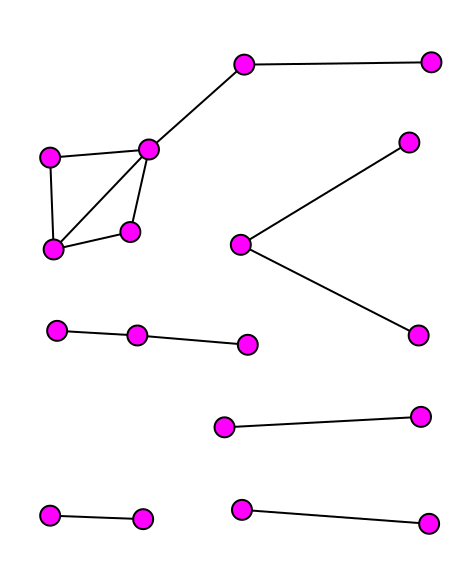
#> input picture myfile1.png, 470 x 571 px
$ python image_util.py   (older library calls are emulated)
#> lines starting #> are read from the running program, lines starting #| are printed output that depends on the picture; after the words box and inside, x2 and y2 are one past the last pixel; in counts of white or black regions, pixels touching at a corner belong together
import PIL.ImageEnhance
import PIL.ImageOps
from PIL import Image
import cv2
import numpy as np
from matplotlib import pyplot as plt
import pytesseract

pytesseract.pytesseract.tesseract_cmd = r"C:\Program Files (x86)\Tesseract-OCR\tesseract.exe"


def covert_image_greyscale(img):
    img = img.resize((500, 500), Image.ANTIALIAS)
    img = PIL.ImageOps.invert(img)
    converter = PIL.ImageEnhance.Color(img)
    img = converter.enhance(50)
    converter2 = PIL.ImageEnhance.Contrast(img)
    img = converter2.enhance(50)
    return img


def find_circles(img):
    image_cols = 500
    dp = 1
    c1 = 100
    c2 = 11
    circles = cv2.HoughCircles(img, cv2.HOUGH_GRADIENT, dp, image_cols / 10, param1=c1, param2=c2,minRadius=0,maxRadius=15)
    # [4 lines of commented-out code are left out]
    if circles is not None:
        # convert the (x, y) coordinates and radius of the circles to integers
        circles = np.round(circles[0, :]).astype("int")
        return circles
    return 0


def write_numbers(img,circles):
    i = 150
    font = cv2.FONT_HERSHEY_SIMPLEX
    for (x, y, r) in circles:
        # draw the circle in the output image, then draw a rectangle
        # corresponding to the center of the circle
        # cv2.circle(output, (x, y), r,  (0, 255, 0), 4)
        # cv2.circle(img, (x+5, y), r+10, (255, 255, 0), -1)
        cv2.rectangle(img, (x-15, y-15), (x+24, y+20), (255, 255, 0), -1)
        if i < 99:
            cv2.putText(img, str(i), (x-10, y+10), font, 0.65, (0, 255, 0), 1, cv2.LINE_AA)
        else:
            cv2.putText(img, str(i), (x - 15, y + 10), font, 0.6, (0, 255, 0), 1, cv2.LINE_AA)
        i = i + 1
    return img


def remove_boxes(img,circles):
    for (x, y, r) in circles:
        # draw the circle in the output image, then draw a rectangle
        # corresponding to the center of the circle
        # cv2.circle(output, (x, y), r,  (0, 255, 0), 4)
        # cv2.circle(img, (x+5, y), r+10, (255, 255, 0), -1)
        cv2.rectangle(img, (x-20, y-20), (x+24, y+20), (0, 0, 0), -1)

    return img


def read_circles(img,circles):
    for (x, y, r) in circles:
        box_img = img[y-15:y+20, x-15:x+24]
        # box_img = cv2.cvtColor(box_img, cv2.COLOR_GRAY2BGR)
        # dst = cv2.fastNlMeansDenoisingColored(box_img, None, 10, 10, 7, 21)
        im_pil = Image.fromarray(box_img)
        converter = PIL.ImageEnhance.Color(im_pil)
        im_pil = converter.enhance(50)
        converter2 = PIL.ImageEnhance.Contrast(im_pil)
        im_pil = converter2.enhance(50)
        open_cv_image = np.array(im_pil)
        # plt.imshow(open_cv_image, cmap='gray', interpolation='bicubic')
        # plt.show()
        a = pytesseract.image_to_string(open_cv_image, lang='eng', config='--psm 10 --oem 3 -c tessedit_char_whitelist=0123456789')
        print(a)


def detect_lines(img):
    gray = cv2.cvtColor(img, cv2.COLOR_BGR2GRAY)

    kernel_size = 5
    blur_gray = cv2.GaussianBlur(gray, (kernel_size, kernel_size), 0)
    low_threshold = 100
    high_threshold = 150
    edges = cv2.Canny(blur_gray, low_threshold, high_threshold)
    # print(edges)
    # print(img)
    cv2.imshow("skel", gray)
    cv2.waitKey(0)
    cv2.destroyAllWindows()
    rho = 1  # distance resolution in pixels of the Hough grid
    theta = np.pi / 180  # angular resolution in radians of the Hough grid
    threshold = 25  # minimum number of votes (intersections in Hough grid cell)
    min_line_length = 15  # minimum number of pixels making up a line
    max_line_gap = 25  # maximum gap in pixels between connectable line segments
    line_image = np.copy(img) * 0  # creating a blank to draw lines on

    # Run Hough on edge detected image
    # Output "lines" is an array containing endpoints of detected line segments
    lines = cv2.HoughLinesP(gray, rho, theta, threshold, np.array([]), min_line_length, max_line_gap)
    return lines

img = Image.open('myfile1.png').convert('L')
img = covert_image_greyscale(img)
#> in covert_image_greyscale, `img = converter2.enhance(50)`:
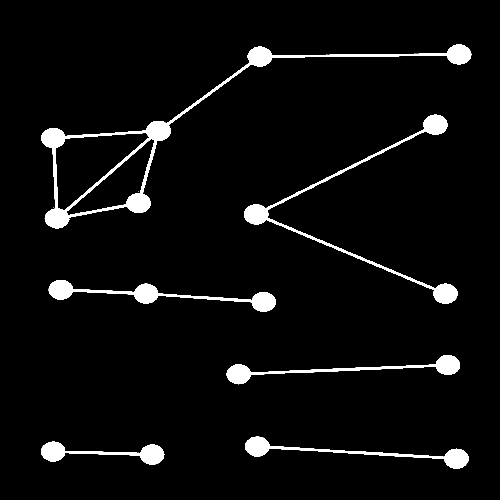
#> img: PIL image 500x500 L; min 0, max 255, mean 12.2
img.save('grey.png')
img = cv2.imread('grey.png',0)
cv2.imwrite('grey3.png',img)
# img = cv2.medianBlur(img,5)
# plt.imshow(img, cmap='gray', interpolation='bicubic')
# plt.show()
circles = find_circles(cv2.bitwise_not(img))
#> in find_circles, `circles = cv2.HoughCircles(img, cv2.HOUGH_GRADIENT, dp, image_cols / 1..`: circles = 18 rows, first 8: [447.5, 365.5, 11.8], [456.5, 459.5, 11.8], [259.5, 58.5, 13], [60.5, 286.5, 13], [256.5, 212.5, 11.8], [53.5, 450.5, 10.9], [257.5, 441.5, 14.4], [436.5, 124.5, 10.5]
#> in find_circles, `circles = cv2.HoughCircles(img, cv2.HOUGH_GRADIENT, dp, image_cols / 1..`:
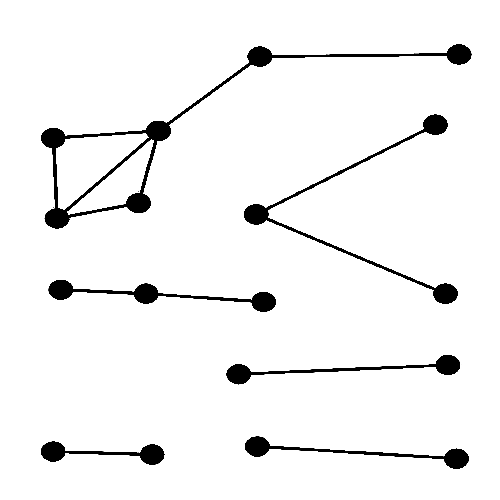
#> img: shape (500, 500); min 0, max 255, mean 242.8
#> in find_circles, `circles = np.round(circles[0, :]).astype("int")`: circles = 18 rows, first 8: [448, 366, 12], [456, 460, 12], [260, 58, 13], [60, 286, 13], [256, 212, 12], [54, 450, 11], [258, 442, 14], [436, 124, 10]
img = cv2.imread('grey3.png',0)
a = write_numbers(img,circles)
#> the loop in write_numbers, `for (x, y, r) in circles:` made 18 passes
#> (x, y, r) on passes 1 to 12: (448, 366, 12), (456, 460, 12), (260, 58, 13), (60, 286, 13), (256, 212, 12), (54, 450, 11), (258, 442, 14), (436, 124, 10), (240, 374, 11), (152, 456, 13), (262, 302, 12), (444, 294, 12)
#> after the loop in write_numbers, `for (x, y, r) in circles:`:
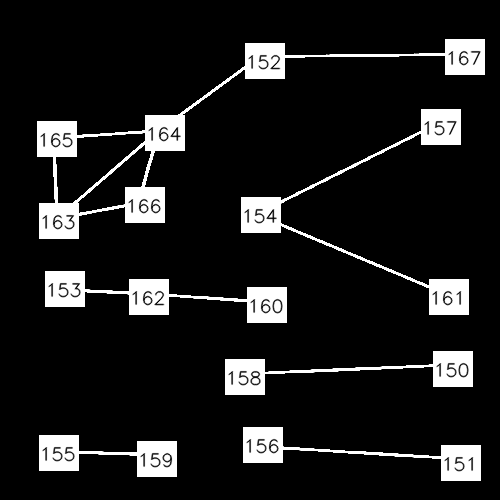
#> img: shape (500, 500); 8.29% of pixels changed, all inside (x1, y1, x2, y2) = (37, 39, 485, 481)
#> after the loop in write_numbers, `for (x, y, r) in circles:`: i = 168
plt.imshow(a, cmap='gray', interpolation='bicubic')
plt.show()
cv2.imwrite('fin.png',a)
b = cv2.imread('fin.png',0)
# read_circles(b, circles)


############code for line ###########

img1 = cv2.imread('fin.png')
#> img1: shape (500, 500, 3); min 0, max 255, mean 28.7
img1 = remove_boxes(img1,circles)
#> the loop in remove_boxes, `for (x, y, r) in circles:` made 18 passes
#> after the loop in remove_boxes, `for (x, y, r) in circles:`:
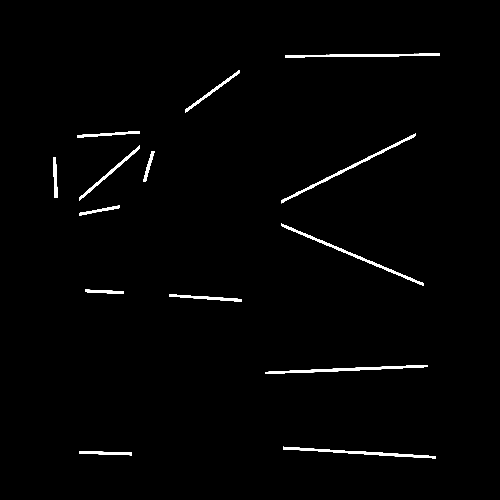
#> img: shape (500, 500, 3); min 0, max 255, mean 3.9
cv2.imwrite("test1.png",img1)
# [17 lines of commented-out code are left out]
skel =cv2.imread("skeleton.png")
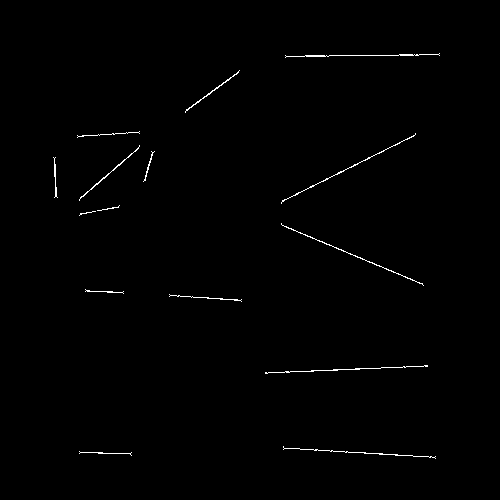
#> input picture skeleton.png, 500 x 500 px
#> skel is the input picture: shape (500, 500, 3); 0.62% white in thin lines or dots, all inside (x1, y1, x2, y2) = (53, 53, 440, 459)

# cv2.imshow("skel", skel)
# cv2.waitKey(0)
# cv2.destroyAllWindows()
lines = detect_lines(skel)
#> in detect_lines, `edges = cv2.Canny(blur_gray, low_threshold, high_threshold)`:
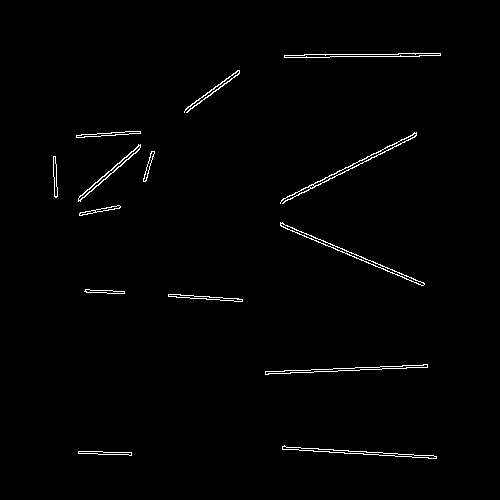
#> edges: shape (500, 500); 1.2% white in thin lines or dots, all inside (x1, y1, x2, y2) = (53, 53, 441, 459)
#> in detect_lines, `line_image = np.copy(img) * 0`: line_image: shape (500, 500, 3); every value is 0
#> in detect_lines, `lines = cv2.HoughLinesP(gray, rho, theta, threshold, np.array([]), min..`: lines = 18 rows, first 6: [286, 56, 438, 54], [281, 224, 422, 284], [283, 449, 434, 457], [265, 372, 427, 366], [298, 192, 415, 134], [186, 109, 238, 71]
line_image = np.copy(img1) * 0  # creating a blank to draw lines on
print(lines.shape)
#| (18, 1, 4)
for line in lines:
    for x1,y1,x2,y2 in line:
        cv2.line(line_image,(x1,y1),(x2,y2),(255,0,255),1)
#> this loop made 18 passes
#> line on passes 1 to 12: [[286, 56, 438, 54]], [[281, 224, 422, 284]], [[283, 449, 434, 457]], [[265, 372, 427, 366]], [[298, 192, 415, 134]], [[186, 109, 238, 71]], [[86, 290, 122, 292]], [[80, 198, 139, 146]], [[282, 200, 411, 137]], [[78, 136, 138, 132]], [[170, 295, 240, 300]], [[55, 157, 56, 196]]
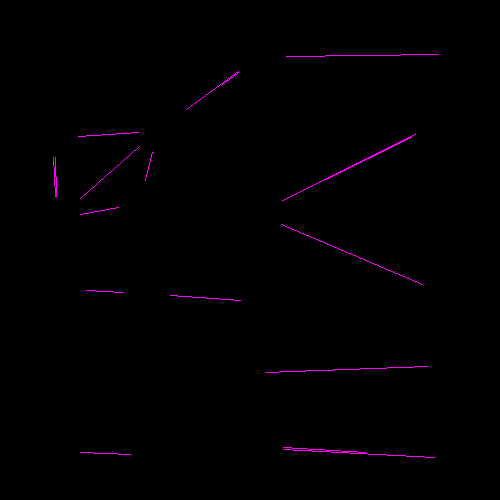
#> line_image: shape (500, 500, 3); mean B, G, R 1.4, 0, 1.4

lines_edges = cv2.addWeighted(img1, 0, line_image, 1, 0)

cv2.imwrite('houghlines3.png',lines_edges)
# [15 lines of commented-out code are left out]
